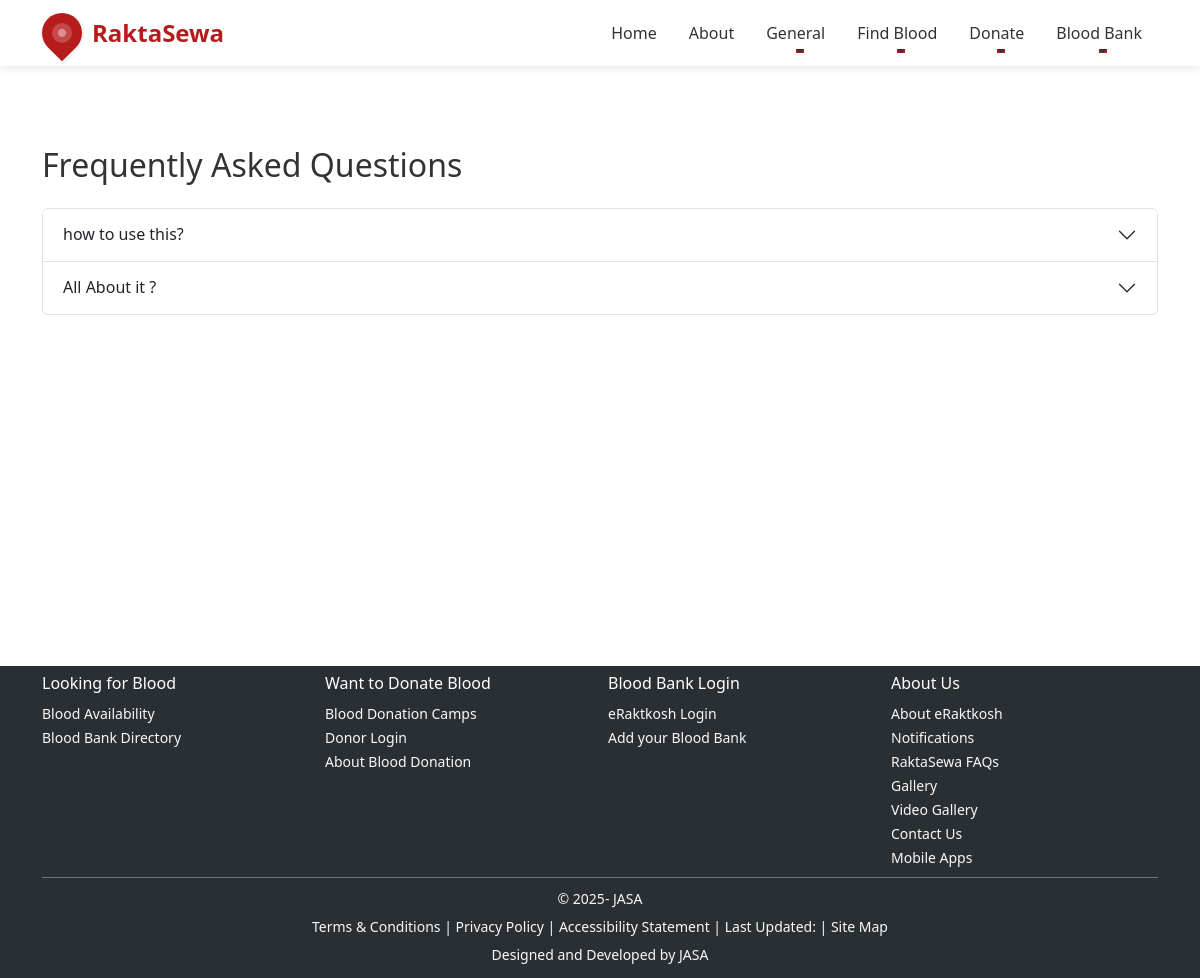
Page /faq/ on the earlier database version.
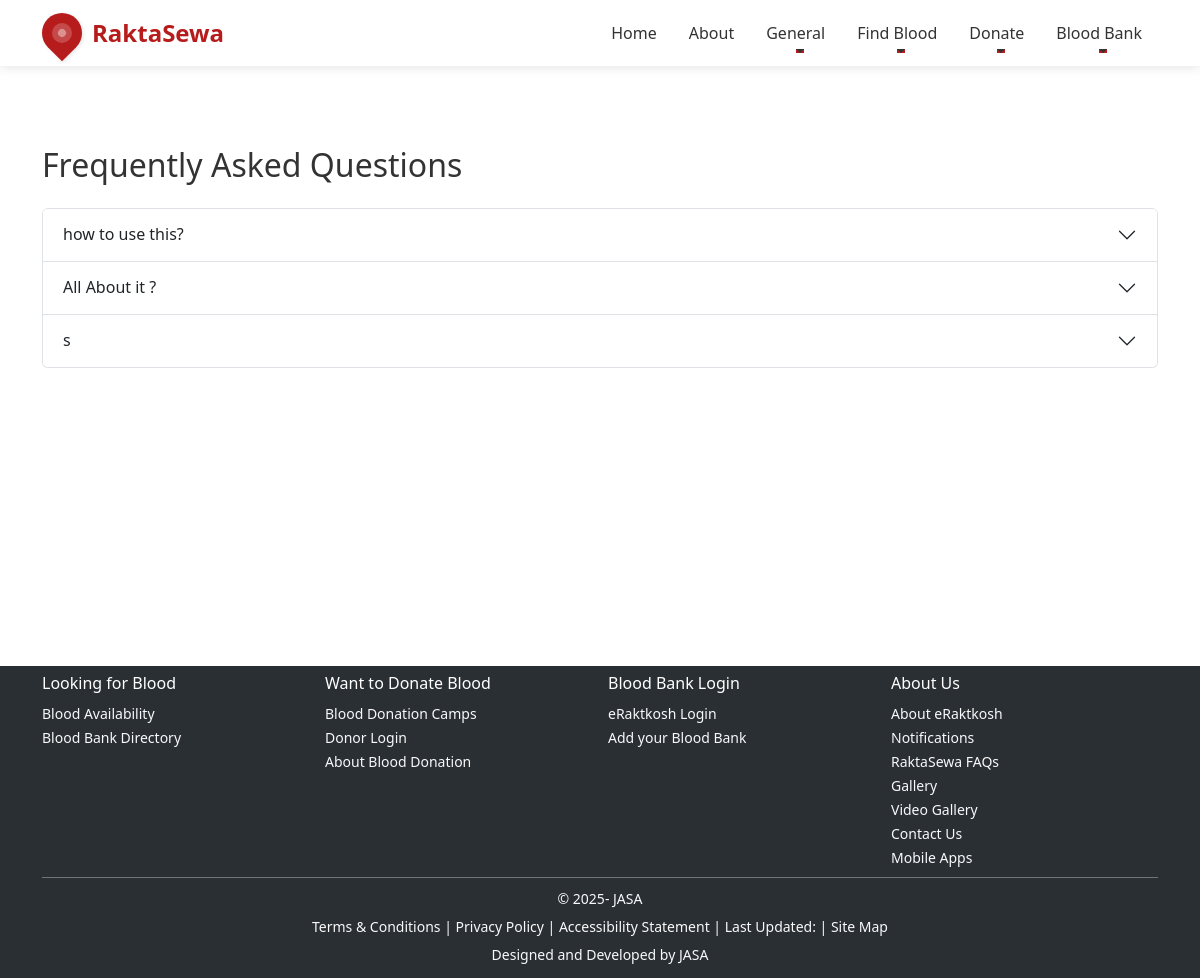
Same page on the later database version.
### core/models.py (models this page shows, shortened)
class FAQ(models.Model):
    question = models.CharField(max_length=255)
    answer = models.TextField()

### core/views.py (the view)
# urls.py: path('faq/', views.faq, name='faq'),
def faq(request):
    faqs = FAQ.objects.all()
    return render(request, 'faq.html', {'faqs': faqs})

### templates/faq.html (shortened to what this page needs)
{% extends 'base.html' %}
{% load static %}
{% block content %}
<div class="container my-5">
  <h2 class="mb-4">Frequently Asked Questions</h2>
  <div class="accordion" id="faqAccordion">
    {% for faq in faqs %}
    <div class="accordion-item">
      <h2 class="accordion-header" id="heading{{ forloop.counter }}">
        <button class="accordion-button collapsed" type="button" data-bs-toggle="collapse" data-bs-target="#collapse{{ forloop.counter }}" aria-expanded="false" aria-controls="collapse{{ forloop.counter }}">
          {{ faq.question }}
        </button>
      </h2>
    </div>
    {% empty %}
    <div class="text-center">No FAQs have been added yet.</div>
    {% endfor %}
  </div>
</div>
{% endblock %}

Differences in the rows shown:
added FAQ: question "s"
